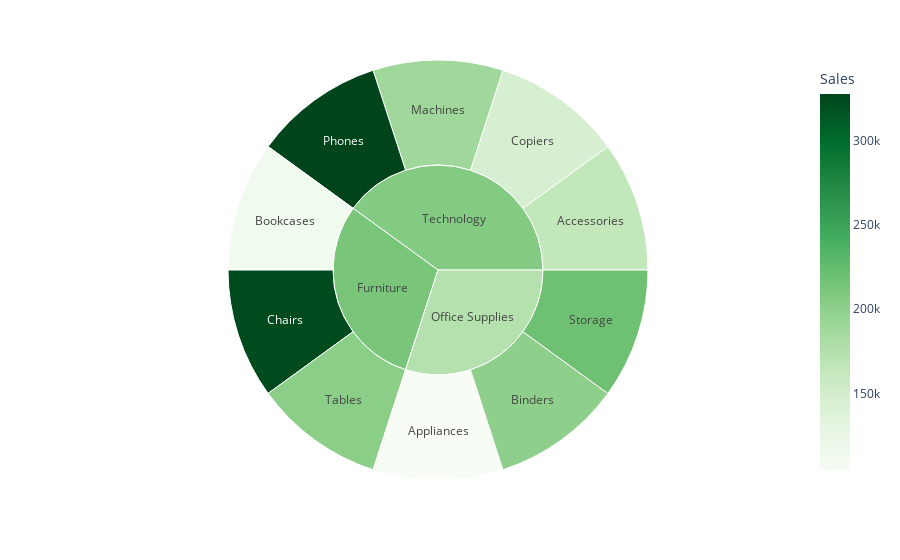

The notebook cell this image was saved under:
### Code cell
import plotly.graph_objects as go

# fig =go.Figure(go.Sunburst(
#     labels=Top_subcat['Category'],
#     parents=Top_subcat['Sub-Category'],
#     values=Top_subcat['Sales'],
# ))
# fig.update_layout(margin = dict(t=0, l=0, r=0, b=0))
fig = px.sunburst(Top_subcat, path=['Category', 'Sub-Category'], color='Sales', color_continuous_scale=px.colors.sequential.Greens, labels='Sales')

fig.show()

### Figure 1 — Plotly figure (JSON) as saved in the notebook; plotly's stock layout.template omitted (floating-point values rounded to 4 significant figures)
{"data": [{"branchvalues": "total", "customdata": [[164186], [104618], [200028], [113813], [322822], [146248], [189238], [327782], [219343], [202810], [213100.0], [174663], [206900.0]], "domain": {"x": [0, 1], "y": [0, 1]}, "hovertemplate": "labels=%{label}<br>count=%{value}<br>parent=%{parent}<br>id=%{id}<br>Sales=%{color}<extra></extra>", "ids": ["Technology/Accessories", "Office Supplies/Appliances", "Office Supplies/Binders", "Furniture/Bookcases", "Furniture/Chairs", "Technology/Copiers", "Technology/Machines", "Technology/Phones", "Office Supplies/Storage", "Furniture/Tables", "Furniture", "Office Supplies", "Technology"], "labels": ["Accessories", "Appliances", "Binders", "Bookcases", "Chairs", "Copiers", "Machines", "Phones", "Storage", "Tables", "Furniture", "Office Supplies", "Technology"], "marker": {"coloraxis": "coloraxis", "colors": [164186, 104618, 200028, 113813, 322822, 146248, 189238, 327782, 219343, 202810, 213100.0, 174663, 206900.0]}, "name": "", "parents": ["Technology", "Office Supplies", "Office Supplies", "Furniture", "Furniture", "Technology", "Technology", "Technology", "Office Supplies", "Furniture", "", "", ""], "type": "sunburst", "values": [1, 1, 1, 1, 1, 1, 1, 1, 1, 1, 3, 3, 4]}], "layout": {"coloraxis": {"colorbar": {"title": {"text": "Sales"}}, "colorscale": [[0, "rgb(247,252,245)"], [0.125, "rgb(229,245,224)"], [0.25, "rgb(199,233,192)"], [0.375, "rgb(161,217,155)"], [0.5, "rgb(116,196,118)"], [0.625, "rgb(65,171,93)"], [0.75, "rgb(35,139,69)"], [0.875, "rgb(0,109,44)"], [1, "rgb(0,68,27)"]]}, "legend": {"tracegroupgap": 0}, "margin": {"t": 60}}}
